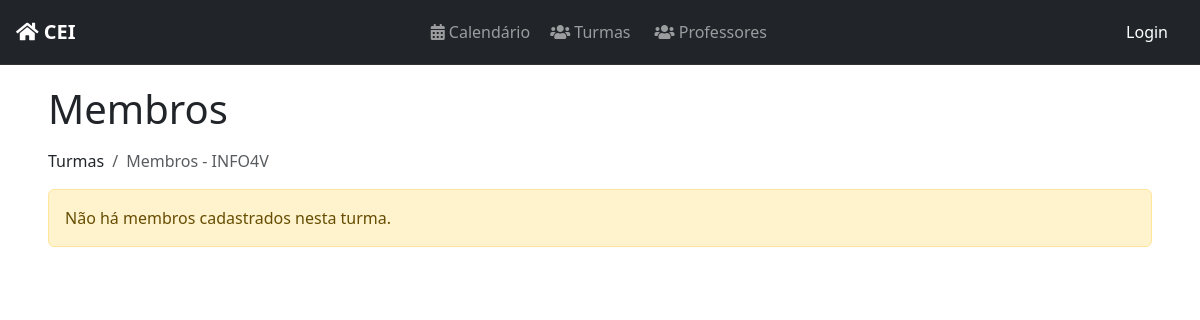
Page /turma/2/ on the earlier database version.
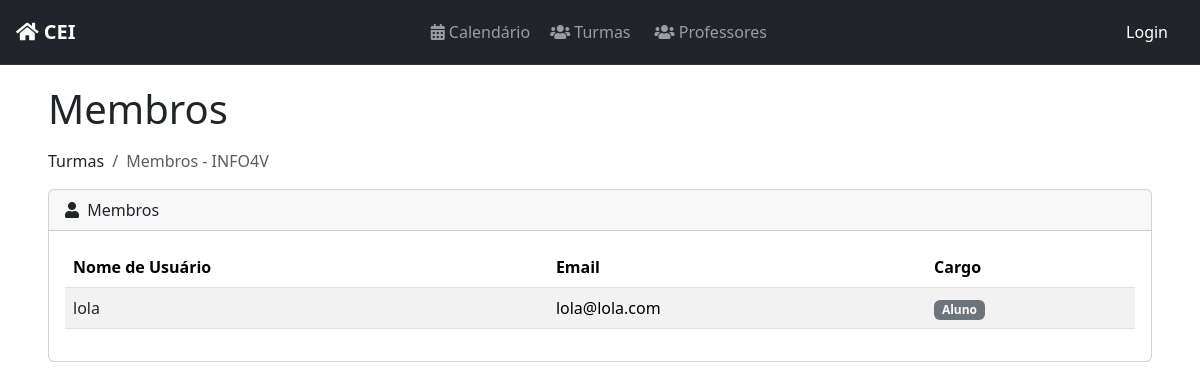
Same page on the later database version.
### profiles/models.py (models this page shows, shortened)
class CustomUser(AbstractUser):
    id = models.BigAutoField(primary_key=True)
    turma = models.ForeignKey('classes.Turma', on_delete=models.SET_NULL, blank=True, null=True, related_name='customuser_set')
    @property
    def cargo(self):
        if self.groups.filter(name="Tutor").exists():
            return "Aluno e Tutor"
        elif self.groups.filter(name="Discente").exists():
            return "Aluno"
        elif self.groups.filter(name="Docente").exists():
            return "Professor"
        elif self.groups.filter(name="Administrador").exists():
            return "Administrador"
        return "Indefinido"

### classes/views.py (the view)
# urls.py: path('turma/<int:pk>/', TurmaMembersView.as_view(), name='turma_members'),
class TurmaMembersView(DetailView):
    model = Turma
    template_name = 'classes/listar_membros.html'
    context_object_name = 'turma'
    def get_context_data(self, **kwargs):
        context = super().get_context_data(**kwargs)
        context['is_admin'] = self.request.user.groups.filter(name="Administrador").exists()
        turma = self.object
        group_name = f"{turma.nome}_{turma.serie}_{turma.turno}_{turma.curso}"
        group = Group.objects.filter(name=group_name).first()
        context['members'] = group.user_set.all() if group else []
        return context

### tasks/context_processors.py (called while the page is built)
def user_in_discente(request):
    if request.user.is_authenticated:
        return {'user_in_discente': request.user.groups.filter(name="Discente").exists()}
    return {'user_in_discente': False}

### classes/templates/classes/listar_membros.html (shortened to what this page needs)
{% extends 'base.html' %}
{% load static %}
{% block content %}
<div class="container-fluid">
    <h1 class="mb-3">Membros</h1>
    <ol class="breadcrumb mb-3">
        <li class="breadcrumb-item">Turmas</li>
        <li class="breadcrumb-item active">Membros - {{ turma.nome }}</li>
    </ol>
    {% if members %}
        <div class="card">
            <div class="card-header">
                <i class="fas fa-user me-1"></i>
                Membros
            </div>
            <div class="card-body">
                <div class="table-responsive">
                    <table id="membersTable" class="table table-striped table-hover">
                        <thead>
                            <tr>
                                <th>Nome de Usuário</th>
                                <th>Email</th>
                                <th>Cargo</th>
                            </tr>
                        </thead>
                        <tbody>
                            {% for member in members %}
                            <tr>
                                <td>
                                    <a {% if is_admin %} href="{% url 'user_detail' member.id %}" {% endif %} class="text-decoration-none text-dark">
                                        {{ member.username }}
                                    </a>
                                </td>
                                <td>{{ member.email }}</td>
                                <td>
                                    {% if member.cargo == "Aluno e Tutor" %}
                                        <span class="badge text-bg-info">Aluno e Tutor</span>
                                    {% elif member.cargo == "Aluno" %}
                                        <span class="badge text-bg-secondary">Aluno</span>
                                    {% else %}
                                        <span class="badge text-bg-primary">{{ member.cargo }}</span>
                                    {% endif %}
                                </td>
                            </tr>
                            {% endfor %}
                        </tbody>
                    </table>
                </div>
            </div>
        </div>
    {% else %}
        <div class="alert alert-warning" role="alert">
            Não há membros cadastrados nesta turma.
        </div>
    {% endif %}
</div>
{% endblock %}
{% block scripts %}
<link href="{% static 'css/style.min.css' %}" rel="stylesheet"/>
{% endblock %}

Differences in the rows shown:
now on this page (row edited): CustomUser: username "lola", email "lola@lola.com", shows "Aluno"
Other differences:
text no longer shown: "Não há membros cadastrados nesta turma."
text now shown: "Membros Nome de Usuário Email Cargo"
